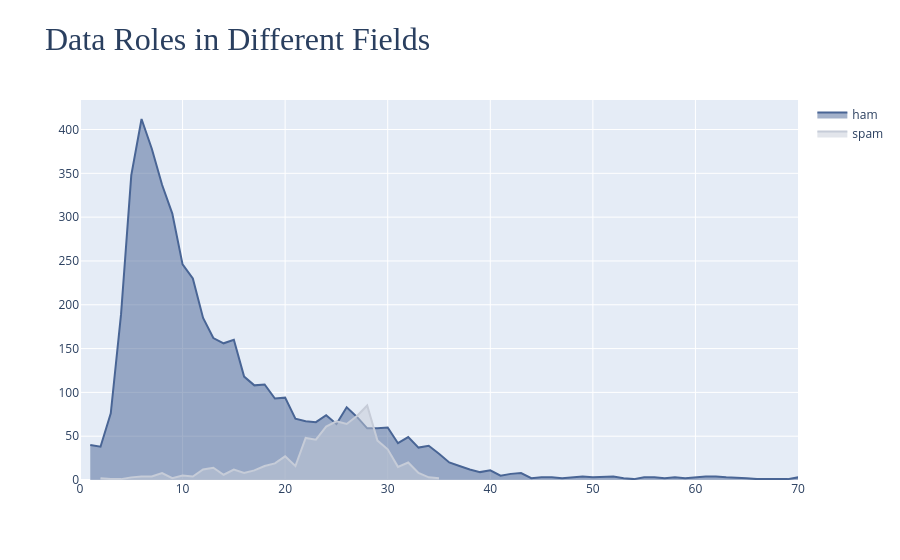

Notebook source saved alongside this figure:
### Code cell
ham_df = df[df['target'] == 'ham']['message_len'].value_counts().sort_index()
spam_df = df[df['target'] == 'spam']['message_len'].value_counts().sort_index()

fig = go.Figure()
fig.add_trace(go.Scatter(
    x=ham_df.index,
    y=ham_df.values,
    name='ham',
    fill='tozeroy',
    marker_color=primary_blue,
))
fig.add_trace(go.Scatter(
    x=spam_df.index,
    y=spam_df.values,
    name='spam',
    fill='tozeroy',
    marker_color=primary_grey,
))
fig.update_layout(
    title='<span style="font-size:32px; font-family:Times New Roman">Data Roles in Different Fields</span>'
)
fig.update_xaxes(range=[0, 70])
fig.show()

### Figure 1 — Plotly figure (JSON) as saved in the notebook; plotly's stock layout.template omitted (floating-point values rounded to 4 significant figures)
{"data": [{"fill": "tozeroy", "marker": {"color": "#496595"}, "name": "ham", "type": "scatter", "x": [1, 2, 3, 4, 5, 6, 7, 8, 9, 10, 11, 12, 13, 14, 15, 16, 17, 18, 19, 20, 21, 22, 23, 24, 25, 26, 27, 28, 29, 30, 31, 32, 33, 34, 35, 36, 37, 38, 39, 40, 41, 42, 43, 44, 45, 46, 47, 48, 49, 50, 52, 53, 54, 55, 56, 57, 58, 59, 60, 61, 62, 63, 65, 66, 69, 70, 71, 72, 73, 76, 77, 80, 88, 89, 95, 96, 99, 119, 121, 125, 162, 171], "y": [40, 38, 76, 189, 348, 412, 378, 337, 304, 246, 230, 185, 162, 156, 160, 118, 108, 109, 93, 94, 70, 67, 66, 74, 64, 83, 72, 59, 59, 60, 42, 49, 37, 39, 30, 20, 16, 12, 9, 11, 5, 7, 8, 2, 3, 3, 2, 3, 4, 3, 4, 2, 1, 3, 3, 2, 3, 2, 3, 4, 4, 3, 2, 1, 1, 3, 1, 2, 3, 1, 2, 1, 1, 1, 1, 2, 1, 1, 1, 2, 1, 1]}, {"fill": "tozeroy", "marker": {"color": "#c6ccd8"}, "name": "spam", "type": "scatter", "x": [2, 3, 4, 5, 6, 7, 8, 9, 10, 11, 12, 13, 14, 15, 16, 17, 18, 19, 20, 21, 22, 23, 24, 25, 26, 27, 28, 29, 30, 31, 32, 33, 34, 35], "y": [2, 1, 1, 3, 4, 4, 8, 2, 5, 4, 12, 14, 6, 12, 8, 11, 16, 19, 27, 16, 48, 46, 61, 67, 64, 73, 85, 45, 35, 15, 20, 8, 3, 2]}], "layout": {"title": {"text": "<span style=\"font-size:32px; font-family:Times New Roman\">Data Roles in Different Fields</span>"}, "xaxis": {"range": [0, 70]}}}
